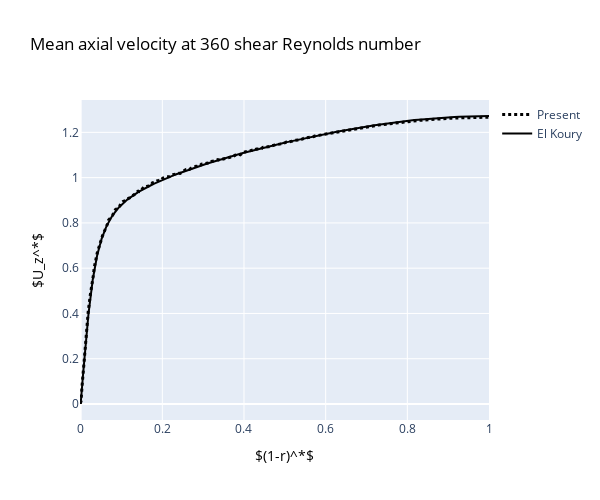

Notebook code cell kept with this figure:
### Code cell
fig = go.Figure()
fig.add_trace(go.Scatter(x=df_avg.dist_norm, y=z_velocity_smoothed, 
                         name='Present', line = dict(color='black', width=3,   dash='dot')))
fig.add_trace(go.Scatter(x=df.OneMin_rPlus, y=df.UzPlus, 
                         name='El Koury', line = dict(color='black')))

fig.update_layout(
    title = dict(text ="Mean axial velocity at 360 shear Reynolds number", font =dict(color ='black')),
    xaxis_title = dict(text ='$(1-r)^*$', font= dict(color ='black')),
    yaxis_title =dict(text ='$U_z^*$', font= dict(color ='black')),
    #xaxis_type="log", 
    autosize=False,
    width=600,
    height=500)

fig.show()

### Figure 1 — Plotly figure (JSON) as saved in the notebook; plotly's stock layout.template omitted (floating-point values rounded to 4 significant figures; data arrays with more than 128 entries replaced by an {"elided": "..."} marker saying what was removed)
{"data": [{"line": {"color": "black", "dash": "dot", "width": 3}, "name": "Present", "type": "scatter", "x": {"elided": "346 float values"}, "y": {"elided": "346 float values"}}, {"line": {"color": "black"}, "name": "El Koury", "type": "scatter", "x": {"elided": "318 float values"}, "y": {"elided": "318 float values"}}], "layout": {"autosize": false, "height": 500, "title": {"font": {"color": "black"}, "text": "Mean axial velocity at 360 shear Reynolds number"}, "width": 600, "xaxis": {"title": {"font": {"color": "black"}, "text": "$(1-r)^*$"}}, "yaxis": {"title": {"font": {"color": "black"}, "text": "$U_z^*$"}}}}
